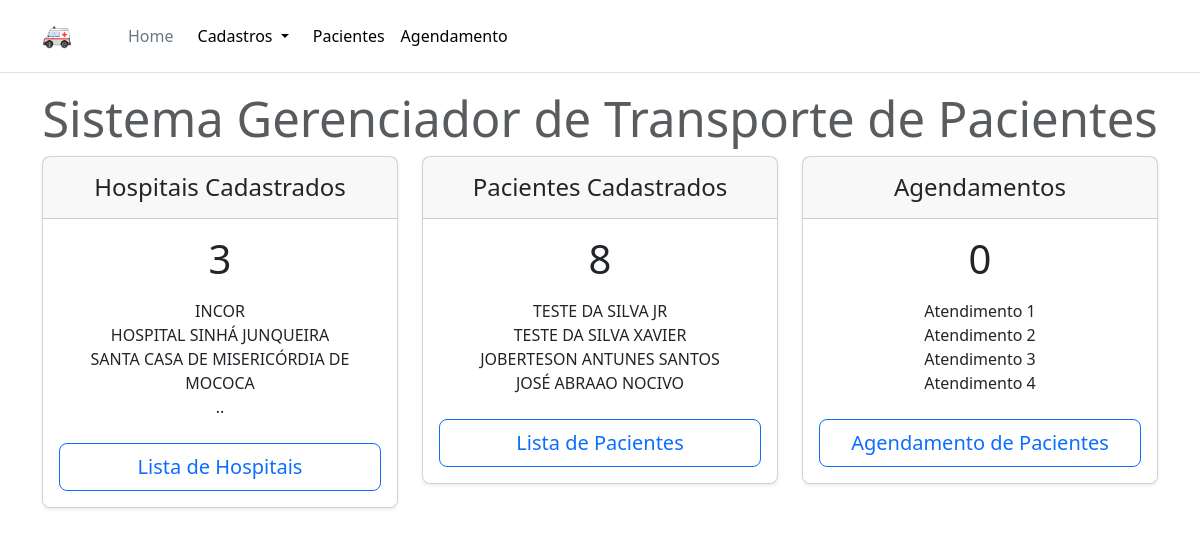
The page / on the database its author committed.
### models.py (models this page shows, shortened)
class Hospital (Base):
    __tablename__ = "HOSPITAL"
    hospital_id = Column(INTEGER, primary_key=True)
    endereco_id = Column(INTEGER, nullable=False)
    nome = Column(TEXT(250), nullable=False)

class Paciente (Base):
    __tablename__ = "PACIENTE"
    paciente_id = Column(INTEGER, primary_key=True)
    cidade_id = Column(INTEGER, nullable=False)
    hygia = Column(TEXT(20),nullable=False)
    nome = Column(TEXT(250), nullable=False)
    data_nasc = Column(TEXT(10), nullable=False)
    tel_1 = Column(TEXT(11), nullable=False)
    tel_2 = Column(TEXT(11), nullable=True)
    logradouro = Column(TEXT(400), nullable=False)
    numero = Column(TEXT(20), nullable=False)
    complemento = Column(TEXT(50), nullable=False)
    cep = Column(TEXT(10), nullable=False)

### app.py (the view)
@app.route("/")
def index():
    num_hospitais = session.query(func.count(Hospital.hospital_id)).scalar()
    num_pacientes = session.query(func.count(Paciente.paciente_id)).scalar()
    num_agendamentos = session.query(func.count(Agendamento.agendamento_id)).scalar()
    sql = select(Hospital).order_by(Hospital.hospital_id.desc())
    hospitais = session.scalars(sql)
    lt_hospitais = []
    num_hos = 0
    for hospital in hospitais:
        num_hos = num_hos + 1
        lt_hospitais.append(hospital.nome)
        if num_hos > 3:
            break
    if num_hos < 4:
        for x in range(4 - num_hos):
            lt_hospitais.append("..")
    sql = select(Paciente).order_by(Paciente.paciente_id.desc())
    pacientes = session.scalars(sql)
    lt_pacientes = []
    num_pac = 0
    for paciente in pacientes:
        num_pac = num_pac + 1
        lt_pacientes.append(paciente.nome)
        if num_pac > 3:
            break
    if num_pac < 4:
        for x in range(4 - num_pac):
            lt_pacientes.append("..")
    return render_template('index.html', hospitais=num_hospitais, pacientes=num_pacientes, agendamentos=num_agendamentos, lt_hospitais=lt_hospitais, lt_pacientes=lt_pacientes)

### templates/index.html
{% extends 'base.html' %}
{% block content %}
    <h1 class="display-4 fw-normal d-flex justify-content-center"><small class="text-body-secondary fw-light">Sistema Gerenciador de Transporte de Pacientes</small></h1>
    <div class="row row-cols-1 row-cols-md-3 mb-3 text-center">
        <div class="col">
            <div class="card mb-4 rounded-3 shadow-sm">
                <div class="card-header py-3">
                    <h4 class="my-0 fw-normal">Hospitais Cadastrados</h4>
                </div>
                <div class="card-body">
                    <h1 class="card-title pricing-card-title">{{hospitais}}</h1>
                    <ul class="list-unstyled mt-3 mb-4">
                        {% for hospital in lt_hospitais %}
                        <li>{{hospital}}</li>
                        {% endfor %}
                    </ul>
                    <button type="button" class="w-100 btn btn-lg btn-outline-primary">Lista de Hospitais</button>
                </div>
            </div>
        </div>
        <div class="col">
            <div class="card mb-4 rounded-3 shadow-sm">
                <div class="card-header py-3">
                    <h4 class="my-0 fw-normal">Pacientes Cadastrados</h4>
                </div>
                <div class="card-body">
                    <h1 class="card-title pricing-card-title">{{pacientes}}</h1>
                    <ul class="list-unstyled mt-3 mb-4">
                        {% for paciente in lt_pacientes %}
                        <li>{{paciente}}</li>
                        {% endfor %}
                    </ul>
                    <div class="col-12">
                        <a class="w-100 btn btn-lg btn-outline-primary" href="/pacientes">
                            Lista de Pacientes
                        </a>
                    </div>
                </div>
            </div>
        </div>
        <div class="col">
            <div class="card mb-4 rounded-3 shadow-sm">
                <div class="card-header py-3">
                    <h4 class="my-0 fw-normal">Agendamentos</h4>
                </div>
                <div class="card-body">
                    <h1 class="card-title pricing-card-title">{{agendamentos}}</h1>
                    <ul class="list-unstyled mt-3 mb-4">
                        <li>Atendimento 1</li>
                        <li>Atendimento 2</li>
                        <li>Atendimento 3</li>
                        <li>Atendimento 4</li>
                    </ul>
                    <div class="col-12">
                        <a class="w-100 btn btn-lg btn-outline-primary" href="/agendamentos">
                            Agendamento de Pacientes
                        </a>
                    </div>
                </div>
            </div>
        </div>
      </div>
{% endblock %}

### rows shown on the page
Hospital: NOME "INCOR"
Hospital: NOME "HOSPITAL SINHÁ JUNQUEIRA"
Hospital: NOME "SANTA CASA DE MISERICÓRDIA DE MOCOCA"
Paciente: NOME "TESTE DA SILVA JR"
Paciente: NOME "TESTE DA SILVA XAVIER"
Paciente: NOME "JOBERTESON ANTUNES SANTOS"
Paciente: NOME "JOSÉ ABRAAO NOCIVO"

### other values the page prints
{{ hospitais }} "3"
{{ hospital }} ".."
{{ pacientes }} "8"
{{ agendamentos }} "0"
